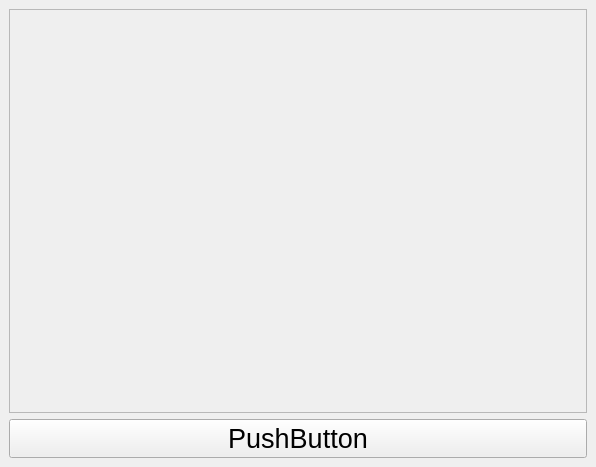
<?xml version="1.0" encoding="UTF-8"?>
<ui version="4.0">
 <class>MainWindow</class>
 <widget class="QMainWindow" name="MainWindow">
  <property name="geometry">
   <rect>
    <x>0</x>
    <y>0</y>
    <width>596</width>
    <height>467</height>
   </rect>
  </property>
  <property name="windowTitle">
   <string>MainWindow</string>
  </property>
  <widget class="QWidget" name="centralwidget">
   <layout class="QVBoxLayout" name="verticalLayout">
    <item>
     <widget class="QFrame" name="frame">
      <property name="frameShape">
       <enum>QFrame::StyledPanel</enum>
      </property>
      <property name="frameShadow">
       <enum>QFrame::Raised</enum>
      </property>
      <layout class="QVBoxLayout" name="verticalLayout_3">
       <item>
        <layout class="QVBoxLayout" name="verticalLayout_2"/>
       </item>
      </layout>
     </widget>
    </item>
    <item>
     <widget class="QPushButton" name="pushButton">
      <property name="font">
       <font>
        <pointsize>20</pointsize>
       </font>
      </property>
      <property name="text">
       <string>PushButton</string>
      </property>
     </widget>
    </item>
   </layout>
  </widget>
 </widget>
 <resources/>
 <connections/>
</ui>
